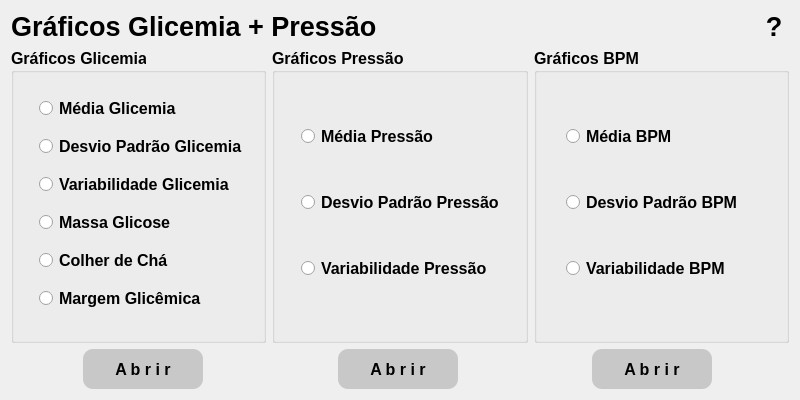
<?xml version="1.0" encoding="UTF-8"?>
<ui version="4.0">
 <class>Form</class>
 <widget class="QWidget" name="Form">
  <property name="geometry">
   <rect>
    <x>0</x>
    <y>0</y>
    <width>800</width>
    <height>400</height>
   </rect>
  </property>
  <property name="minimumSize">
   <size>
    <width>800</width>
    <height>400</height>
   </size>
  </property>
  <property name="maximumSize">
   <size>
    <width>800</width>
    <height>400</height>
   </size>
  </property>
  <property name="windowTitle">
   <string>Form</string>
  </property>
  <property name="styleSheet">
   <string notr="true">QPushButton#abrir_glicemia, #abrir_pressao, #abrir_bpm{
background-color: rgb(200, 200, 200);
border-radius: 10px
}
QPushButton#abrir_glicemia:hover, #abrir_pressao:hover, #abrir_bpm:hover{
background-color: rgba(145, 207, 230, 200)
}
QPushButton#abrir_glicemia:pressed, #abrir_pressao:pressed, #abrir_bpm:pressed{
background-color: rgba(150, 150, 150, 255);
padding-top: 2px;
}</string>
  </property>
  <layout class="QVBoxLayout" name="verticalLayout_4">
   <item>
    <layout class="QHBoxLayout" name="horizontalLayout_3">
     <item>
      <widget class="QLabel" name="label">
       <property name="font">
        <font>
         <pointsize>20</pointsize>
         <weight>75</weight>
         <bold>true</bold>
        </font>
       </property>
       <property name="text">
        <string>Gráficos Glicemia + Pressão</string>
       </property>
      </widget>
     </item>
     <item>
      <widget class="QPushButton" name="ajuda">
       <property name="minimumSize">
        <size>
         <width>30</width>
         <height>30</height>
        </size>
       </property>
       <property name="maximumSize">
        <size>
         <width>30</width>
         <height>30</height>
        </size>
       </property>
       <property name="font">
        <font>
         <pointsize>20</pointsize>
         <weight>75</weight>
         <bold>true</bold>
        </font>
       </property>
       <property name="cursor">
        <cursorShape>PointingHandCursor</cursorShape>
       </property>
       <property name="styleSheet">
        <string notr="true">QPushButton#ajuda{
background-color: rgba(0, 0, 0, 0);
border-radius: 10px
}
QPushButton#ajuda:hover{
background-color: rgba(145, 207, 230, 200)
}
QPushButton#ajuda:pressed{
padding-top: 2px
}
</string>
       </property>
       <property name="text">
        <string>?</string>
       </property>
      </widget>
     </item>
    </layout>
   </item>
   <item>
    <layout class="QHBoxLayout" name="horizontalLayout">
     <item>
      <widget class="QGroupBox" name="groupBox">
       <property name="font">
        <font>
         <pointsize>12</pointsize>
         <weight>75</weight>
         <bold>true</bold>
        </font>
       </property>
       <property name="title">
        <string>Gráficos Glicemia</string>
       </property>
       <widget class="QWidget" name="verticalLayoutWidget">
        <property name="geometry">
         <rect>
          <x>20</x>
          <y>40</y>
          <width>231</width>
          <height>231</height>
         </rect>
        </property>
        <layout class="QVBoxLayout" name="verticalLayout">
         <property name="spacing">
          <number>10</number>
         </property>
         <property name="leftMargin">
          <number>8</number>
         </property>
         <property name="topMargin">
          <number>5</number>
         </property>
         <property name="rightMargin">
          <number>5</number>
         </property>
         <property name="bottomMargin">
          <number>5</number>
         </property>
         <item>
          <widget class="QRadioButton" name="media_glicemia">
           <property name="font">
            <font>
             <pointsize>12</pointsize>
             <weight>75</weight>
             <bold>true</bold>
            </font>
           </property>
           <property name="text">
            <string>Média Glicemia</string>
           </property>
          </widget>
         </item>
         <item>
          <widget class="QRadioButton" name="desvio_padrao_glicemia">
           <property name="font">
            <font>
             <pointsize>12</pointsize>
             <weight>75</weight>
             <bold>true</bold>
            </font>
           </property>
           <property name="text">
            <string>Desvio Padrão Glicemia</string>
           </property>
          </widget>
         </item>
         <item>
          <widget class="QRadioButton" name="variabilidade_glicemia">
           <property name="font">
            <font>
             <pointsize>12</pointsize>
             <weight>75</weight>
             <bold>true</bold>
            </font>
           </property>
           <property name="text">
            <string>Variabilidade Glicemia</string>
           </property>
          </widget>
         </item>
         <item>
          <widget class="QRadioButton" name="massa">
           <property name="font">
            <font>
             <pointsize>12</pointsize>
             <weight>75</weight>
             <bold>true</bold>
            </font>
           </property>
           <property name="text">
            <string>Massa Glicose</string>
           </property>
          </widget>
         </item>
         <item>
          <widget class="QRadioButton" name="colher">
           <property name="font">
            <font>
             <pointsize>12</pointsize>
             <weight>75</weight>
             <bold>true</bold>
            </font>
           </property>
           <property name="text">
            <string>Colher de Chá</string>
           </property>
          </widget>
         </item>
         <item>
          <widget class="QRadioButton" name="margem">
           <property name="font">
            <font>
             <pointsize>12</pointsize>
             <weight>75</weight>
             <bold>true</bold>
            </font>
           </property>
           <property name="text">
            <string>Margem Glicêmica</string>
           </property>
          </widget>
         </item>
        </layout>
       </widget>
      </widget>
     </item>
     <item>
      <widget class="QGroupBox" name="groupBox_2">
       <property name="font">
        <font>
         <pointsize>12</pointsize>
         <weight>75</weight>
         <bold>true</bold>
        </font>
       </property>
       <property name="title">
        <string>Gráficos Pressão</string>
       </property>
       <widget class="QWidget" name="verticalLayoutWidget_2">
        <property name="geometry">
         <rect>
          <x>20</x>
          <y>40</y>
          <width>225</width>
          <height>231</height>
         </rect>
        </property>
        <layout class="QVBoxLayout" name="verticalLayout_2">
         <property name="spacing">
          <number>10</number>
         </property>
         <property name="leftMargin">
          <number>9</number>
         </property>
         <property name="topMargin">
          <number>5</number>
         </property>
         <property name="rightMargin">
          <number>5</number>
         </property>
         <property name="bottomMargin">
          <number>5</number>
         </property>
         <item>
          <widget class="QRadioButton" name="media_pressao">
           <property name="font">
            <font>
             <pointsize>12</pointsize>
             <weight>75</weight>
             <bold>true</bold>
            </font>
           </property>
           <property name="text">
            <string>Média Pressão</string>
           </property>
          </widget>
         </item>
         <item>
          <widget class="QRadioButton" name="desvio_padrao_pressao">
           <property name="font">
            <font>
             <pointsize>12</pointsize>
             <weight>75</weight>
             <bold>true</bold>
            </font>
           </property>
           <property name="text">
            <string>Desvio Padrão Pressão</string>
           </property>
          </widget>
         </item>
         <item>
          <widget class="QRadioButton" name="variabilidade_pressao">
           <property name="font">
            <font>
             <pointsize>12</pointsize>
             <weight>75</weight>
             <bold>true</bold>
            </font>
           </property>
           <property name="text">
            <string>Variabilidade Pressão</string>
           </property>
          </widget>
         </item>
        </layout>
       </widget>
      </widget>
     </item>
     <item>
      <widget class="QGroupBox" name="groupBox_3">
       <property name="font">
        <font>
         <pointsize>12</pointsize>
         <weight>75</weight>
         <bold>true</bold>
        </font>
       </property>
       <property name="title">
        <string>Gráficos BPM</string>
       </property>
       <widget class="QWidget" name="verticalLayoutWidget_3">
        <property name="geometry">
         <rect>
          <x>20</x>
          <y>40</y>
          <width>200</width>
          <height>231</height>
         </rect>
        </property>
        <layout class="QVBoxLayout" name="verticalLayout_3">
         <property name="spacing">
          <number>10</number>
         </property>
         <property name="leftMargin">
          <number>12</number>
         </property>
         <property name="topMargin">
          <number>5</number>
         </property>
         <property name="rightMargin">
          <number>5</number>
         </property>
         <property name="bottomMargin">
          <number>5</number>
         </property>
         <item>
          <widget class="QRadioButton" name="media_bpm">
           <property name="font">
            <font>
             <pointsize>12</pointsize>
             <weight>75</weight>
             <bold>true</bold>
            </font>
           </property>
           <property name="text">
            <string>Média BPM</string>
           </property>
          </widget>
         </item>
         <item>
          <widget class="QRadioButton" name="desvio_padrao_bpm">
           <property name="font">
            <font>
             <pointsize>12</pointsize>
             <weight>75</weight>
             <bold>true</bold>
            </font>
           </property>
           <property name="text">
            <string>Desvio Padrão BPM</string>
           </property>
          </widget>
         </item>
         <item>
          <widget class="QRadioButton" name="variabilidade_bpm">
           <property name="font">
            <font>
             <pointsize>12</pointsize>
             <weight>75</weight>
             <bold>true</bold>
            </font>
           </property>
           <property name="text">
            <string>Variabilidade BPM</string>
           </property>
          </widget>
         </item>
        </layout>
       </widget>
      </widget>
     </item>
    </layout>
   </item>
   <item>
    <layout class="QHBoxLayout" name="horizontalLayout_2">
     <item>
      <spacer name="horizontalSpacer_4">
       <property name="orientation">
        <enum>Qt::Horizontal</enum>
       </property>
       <property name="sizeType">
        <enum>QSizePolicy::Preferred</enum>
       </property>
       <property name="sizeHint" stdset="0">
        <size>
         <width>72</width>
         <height>20</height>
        </size>
       </property>
      </spacer>
     </item>
     <item>
      <widget class="QPushButton" name="abrir_glicemia">
       <property name="minimumSize">
        <size>
         <width>120</width>
         <height>40</height>
        </size>
       </property>
       <property name="maximumSize">
        <size>
         <width>120</width>
         <height>40</height>
        </size>
       </property>
       <property name="font">
        <font>
         <pointsize>12</pointsize>
         <weight>75</weight>
         <bold>true</bold>
        </font>
       </property>
       <property name="cursor">
        <cursorShape>PointingHandCursor</cursorShape>
       </property>
       <property name="text">
        <string>A b r i r</string>
       </property>
      </widget>
     </item>
     <item>
      <spacer name="horizontalSpacer_2">
       <property name="orientation">
        <enum>Qt::Horizontal</enum>
       </property>
       <property name="sizeHint" stdset="0">
        <size>
         <width>40</width>
         <height>20</height>
        </size>
       </property>
      </spacer>
     </item>
     <item>
      <widget class="QPushButton" name="abrir_pressao">
       <property name="minimumSize">
        <size>
         <width>120</width>
         <height>40</height>
        </size>
       </property>
       <property name="maximumSize">
        <size>
         <width>120</width>
         <height>40</height>
        </size>
       </property>
       <property name="font">
        <font>
         <pointsize>12</pointsize>
         <weight>75</weight>
         <bold>true</bold>
        </font>
       </property>
       <property name="cursor">
        <cursorShape>PointingHandCursor</cursorShape>
       </property>
       <property name="text">
        <string>A b r i r</string>
       </property>
      </widget>
     </item>
     <item>
      <spacer name="horizontalSpacer">
       <property name="orientation">
        <enum>Qt::Horizontal</enum>
       </property>
       <property name="sizeType">
        <enum>QSizePolicy::Expanding</enum>
       </property>
       <property name="sizeHint" stdset="0">
        <size>
         <width>40</width>
         <height>20</height>
        </size>
       </property>
      </spacer>
     </item>
     <item>
      <widget class="QPushButton" name="abrir_bpm">
       <property name="minimumSize">
        <size>
         <width>120</width>
         <height>40</height>
        </size>
       </property>
       <property name="maximumSize">
        <size>
         <width>120</width>
         <height>40</height>
        </size>
       </property>
       <property name="font">
        <font>
         <pointsize>12</pointsize>
         <weight>75</weight>
         <bold>true</bold>
        </font>
       </property>
       <property name="cursor">
        <cursorShape>PointingHandCursor</cursorShape>
       </property>
       <property name="text">
        <string>A b r i r</string>
       </property>
      </widget>
     </item>
     <item>
      <spacer name="horizontalSpacer_3">
       <property name="orientation">
        <enum>Qt::Horizontal</enum>
       </property>
       <property name="sizeType">
        <enum>QSizePolicy::Preferred</enum>
       </property>
       <property name="sizeHint" stdset="0">
        <size>
         <width>77</width>
         <height>20</height>
        </size>
       </property>
      </spacer>
     </item>
    </layout>
   </item>
  </layout>
 </widget>
 <resources/>
 <connections/>
</ui>
